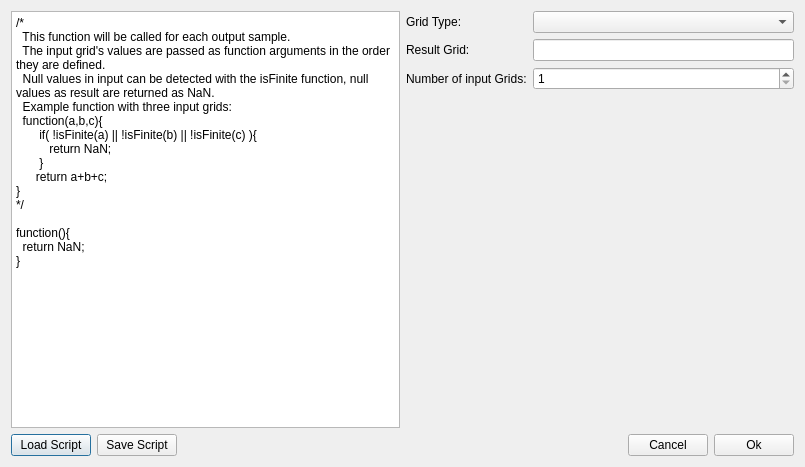
<?xml version="1.0" encoding="UTF-8"?>
<ui version="4.0">
 <class>GridRunUserScriptDialog</class>
 <widget class="QDialog" name="GridRunUserScriptDialog">
  <property name="geometry">
   <rect>
    <x>0</x>
    <y>0</y>
    <width>805</width>
    <height>467</height>
   </rect>
  </property>
  <property name="windowTitle">
   <string>Run Grid Script</string>
  </property>
  <layout class="QVBoxLayout" name="verticalLayout_2">
   <item>
    <layout class="QHBoxLayout" name="horizontalLayout_2">
     <item>
      <widget class="QPlainTextEdit" name="teScript">
       <property name="plainText">
        <string>/*
  This function will be called for each output sample.
  The input grid's values are passed as function arguments in the order they are defined.
  Null values in input can be detected with the isFinite function, null values as result are returned as NaN. 
  Example function with three input grids: 
  function(a,b,c){
       if( !isFinite(a) || !isFinite(b) || !isFinite(c) ){
          return NaN;
       }
      return a+b+c;
}
*/

function(){
  return NaN;
}</string>
       </property>
      </widget>
     </item>
     <item>
      <layout class="QVBoxLayout" name="verticalLayout">
       <item>
        <layout class="QGridLayout" name="gridLayout">
         <item row="2" column="0">
          <widget class="QLabel" name="label_2">
           <property name="text">
            <string>Number of input Grids:</string>
           </property>
          </widget>
         </item>
         <item row="0" column="1">
          <widget class="QComboBox" name="cbType"/>
         </item>
         <item row="1" column="0">
          <widget class="QLabel" name="label">
           <property name="text">
            <string>Result Grid:</string>
           </property>
          </widget>
         </item>
         <item row="2" column="1">
          <widget class="QSpinBox" name="sbInputGrids">
           <property name="minimum">
            <number>1</number>
           </property>
           <property name="maximum">
            <number>10</number>
           </property>
          </widget>
         </item>
         <item row="1" column="1">
          <widget class="QLineEdit" name="leResultGrid"/>
         </item>
         <item row="0" column="0">
          <widget class="QLabel" name="label_3">
           <property name="text">
            <string>Grid Type:</string>
           </property>
          </widget>
         </item>
        </layout>
       </item>
       <item>
        <widget class="QWidget" name="wdInputGrids" native="true">
         <property name="sizePolicy">
          <sizepolicy hsizetype="Preferred" vsizetype="Minimum">
           <horstretch>0</horstretch>
           <verstretch>0</verstretch>
          </sizepolicy>
         </property>
        </widget>
       </item>
       <item>
        <spacer name="verticalSpacer">
         <property name="orientation">
          <enum>Qt::Vertical</enum>
         </property>
         <property name="sizeHint" stdset="0">
          <size>
           <width>20</width>
           <height>40</height>
          </size>
         </property>
        </spacer>
       </item>
      </layout>
     </item>
    </layout>
   </item>
   <item>
    <layout class="QHBoxLayout" name="horizontalLayout">
     <item>
      <widget class="QPushButton" name="pbLoad">
       <property name="text">
        <string>Load Script</string>
       </property>
      </widget>
     </item>
     <item>
      <widget class="QPushButton" name="pbSave">
       <property name="text">
        <string>Save Script</string>
       </property>
      </widget>
     </item>
     <item>
      <spacer name="horizontalSpacer">
       <property name="orientation">
        <enum>Qt::Horizontal</enum>
       </property>
       <property name="sizeHint" stdset="0">
        <size>
         <width>40</width>
         <height>20</height>
        </size>
       </property>
      </spacer>
     </item>
     <item>
      <widget class="QPushButton" name="pbCancel">
       <property name="text">
        <string>Cancel</string>
       </property>
      </widget>
     </item>
     <item>
      <widget class="QPushButton" name="pbOK">
       <property name="text">
        <string>Ok</string>
       </property>
      </widget>
     </item>
    </layout>
   </item>
  </layout>
 </widget>
 <resources/>
 <connections>
  <connection>
   <sender>pbCancel</sender>
   <signal>clicked()</signal>
   <receiver>GridRunUserScriptDialog</receiver>
   <slot>reject()</slot>
   <hints>
    <hint type="sourcelabel">
     <x>436</x>
     <y>223</y>
    </hint>
    <hint type="destinationlabel">
     <x>289</x>
     <y>124</y>
    </hint>
   </hints>
  </connection>
  <connection>
   <sender>pbOK</sender>
   <signal>clicked()</signal>
   <receiver>GridRunUserScriptDialog</receiver>
   <slot>accept()</slot>
   <hints>
    <hint type="sourcelabel">
     <x>527</x>
     <y>223</y>
    </hint>
    <hint type="destinationlabel">
     <x>289</x>
     <y>124</y>
    </hint>
   </hints>
  </connection>
 </connections>
</ui>
